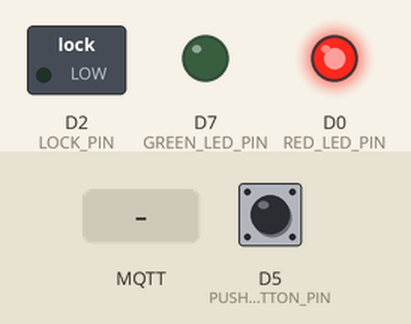
Bench run of a sketch on a simulated ESP8266 (NodeMCU). On the bench: switched loads named in the sketch (green lamp = pin HIGH), output pins drawn as LEDs (lit = HIGH). The test bench sets the inputs (shaded band); at power-on: D5 (PUSH_BUTTON_PIN) LOW. WiFi joins after 1.5 s; servers stay silent unless stated; no MQTT or app messages arrive unless stated.

Above: at 2.7 s.
2.8 s: MQTT message "lock/open" arrives on the first subscribed topic
At 3.9 s:
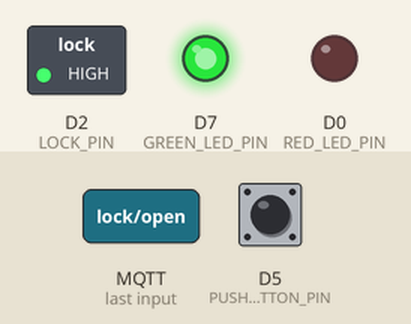
4.3 s: MQTT message "lock/open" arrives on the second subscribed topic
At 5.1 s:
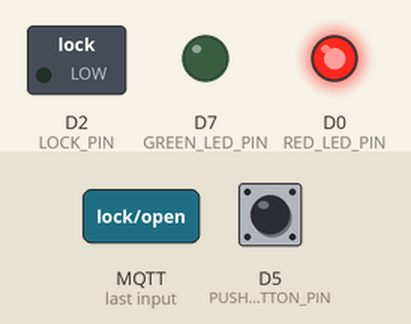
5.8 s: MQTT message "lock/close" arrives on the first subscribed topic
At 6.2 s:
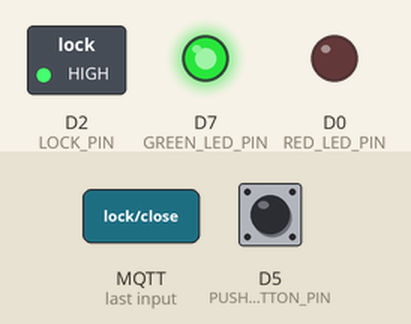
Timing chart, 0 to 8.8 s (numbered marks = the images above; inputs shaded):
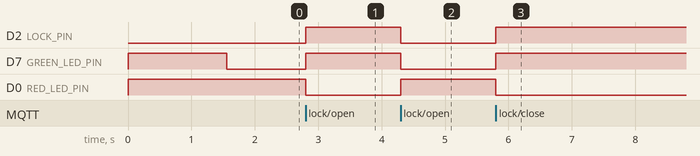

Measured:
- after the input at 2.8 s, D2 (LOCK_PIN), D7 (GREEN_LED_PIN): LOW → HIGH at once; D0 (RED_LED_PIN): HIGH → LOW at once
- after the input at 4.3 s, D2 (LOCK_PIN), D7 (GREEN_LED_PIN): HIGH → LOW at once; D0 (RED_LED_PIN): LOW → HIGH at once
- after the input at 5.8 s, D2 (LOCK_PIN), D7 (GREEN_LED_PIN): LOW → HIGH at once; D0 (RED_LED_PIN): HIGH → LOW at once

The sketch:

new_mqttlock.ino
```cpp
//***********************************//
//Modulo cerradura rfid              //
//                                   //
//Matias Pierdominici                //
//mpierdominici@itba.edu.ar          //
//***********************************//
#include <ESP8266WiFi.h>
#include <PubSubClient.h>


//#define DEBUGG


#define SEC_TO_MILISEC(x) ((x)*1000)
#define LOCK_PIN D2
#define PUSH_BUTTON_PIN D5
#define RED_LED_PIN D0
#define GREEN_LED_PIN D7

void openLock(void);
void closeLock(void);


class myTimer
{
  public:
  myTimer(unsigned int seconds=0);
  bool timeOver(void);
  void setNewTime(unsigned long seconds_);
  void showInfo();

  unsigned long seconds;
  unsigned long startTime;
  void resetTimer(void);

};

class memEdgeDetector
{
  public:
  memEdgeDetector();
  bool risingEdge(void);
  bool fallingEdge(void);
  void updateMme(bool newData);
  bool getState(void);

  bool newData;
  bool currentData;
  bool isRising;
  bool isFalling;
};


char * ssid ="WIFI Pier2";
char * pass ="pagle736pagle";
unsigned int mqttPort=1883;

const char MqttUser[]="lock";
const char MqttPassword[]="1234";
const char MqttClientID[]="lock";

IPAddress mqttServer(192,168,0,116);

WiFiClient wclient;
PubSubClient mqtt_client(wclient);


void callback(char* topic, byte* payload, unsigned int length);
void  debug_message (char * string, bool newLine)
{
#ifdef DEBUGG
  if(string !=NULL)
  {
    if (!newLine)
    {
      Serial.print(string);
    }else
    {
      Serial.println(string);
    }
  }
  #endif
}

void setUpWifi(char * ssid, char * pass)
{
  String ip;
  debug_message(" ",true);
  debug_message(" ",true);
  debug_message("Conectandose a: ",false);
  debug_message(ssid,true);

  WiFi.begin(ssid,pass);

  while(WiFi.status() != WL_CONNECTED)
  {
    delay(500);
    debug_message(".",false);
  }
  debug_message(" ",true);
  debug_message("Coneccion realizada",true);
  debug_message("La ip es: ",false);
  ip=WiFi.localIP().toString();
  debug_message((char *)ip.c_str(),true);
}

void setUpMqtt(void)
{
  mqtt_client.setServer(mqttServer,mqttPort);
  mqtt_client.setCallback(callback);
}


void callback(char* topic, byte* payload, unsigned int length)
{
  int tiempo=0;
  payload[length]='\n';
  String message((char *)payload);
  debug_message("Llego un mensage, topic:",false);
  debug_message(topic,false);
  debug_message(", payload : ",false);
  debug_message((char *)payload,true);

  if(!strcmp(topic,"lock/open"))
  {
    openLock();
    delay(100);
  }
  else if(!strcmp(topic,"lock/close"))
  {
    closeLock();
    delay(100);
  }

}

void reconnect()
{
  while(!mqtt_client.connected())
  {
    debug_message("Intentando conectar al servidor MQTT",true);
    if (mqtt_client.connect(MqttClientID,MqttUser,MqttPassword))
      {
            debug_message("conectado",true);


            // ...suscrivirse a topicos
            mqtt_client.subscribe("lock/open");
            mqtt_client.subscribe("lock/close");


      }
      else
      {
        debug_message("intentando conetarse al broker",true);
        delay(3000);
      }
  }
}

void openLock(void){
  digitalWrite(LOCK_PIN,HIGH);
  digitalWrite(GREEN_LED_PIN,HIGH);
  digitalWrite(RED_LED_PIN,LOW);

}
void closeLock(void){
  digitalWrite(LOCK_PIN,LOW);
  digitalWrite(GREEN_LED_PIN,LOW);
  digitalWrite(RED_LED_PIN,HIGH);
}

void connectionLost(void){
  digitalWrite(LOCK_PIN,LOW);
  digitalWrite(GREEN_LED_PIN,HIGH);
  digitalWrite(RED_LED_PIN,HIGH);
}
void connectionOK(void){
  closeLock();
}

void setup() {
  Serial.begin(9600);
  pinMode(PUSH_BUTTON_PIN,INPUT);
  pinMode(LOCK_PIN,OUTPUT);
  pinMode(RED_LED_PIN,OUTPUT);
  pinMode(GREEN_LED_PIN,OUTPUT);
  connectionLost();
  setUpWifi(ssid,pass);
  setUpMqtt();

}


memEdgeDetector openButton;
bool isConnectionLost=false;
void loop() {
  if (!mqtt_client.connected())
  {
      if(!isConnectionLost){
        isConnectionLost=true;
        connectionLost();
      }

      reconnect();


 }
 if(isConnectionLost){
  isConnectionLost=false;
  connectionOK();
 }
 mqtt_client.loop();

 openButton.updateMme(digitalRead(PUSH_BUTTON_PIN));//sampleo el estado del boton
 if(openButton.fallingEdge()){
    mqtt_client.publish("lock/button","F");

 }
 if(openButton.risingEdge()){
    mqtt_client.publish("lock/button","R");

 }
}


//***********************TIMER**********************************


myTimer::myTimer(unsigned int seconds)
{
  setNewTime(seconds);
}

//timeOver
//devuelve true si ya paso el tiempo seteado,
//caso contrario devuelve false
//
bool myTimer::timeOver(void)
{
  if((millis())>startTime)
  {
    resetTimer();
    return true;
  }
  else
  {
    return false;
  }
}

void myTimer::resetTimer(void)
{
  unsigned long temp=seconds+millis();

  startTime=temp;
  //Serial.print("se llamo a rest timer con: ");
  //Serial.println(startTime);
}

void  myTimer::setNewTime(unsigned long seconds_)
{
  unsigned long temp=1000*seconds_;
  //Serial.println(temp);
  seconds=temp;

  //Serial.print("s seteo un timer cada: ");
  //Serial.print(seconds_);
  //Serial.print(" se registro un tirmpo de: ");
  //Serial.println(seconds/1000);
  resetTimer();

}

void myTimer::showInfo()
{
  //Serial.println(startTime);
  unsigned long dif=startTime-millis();
  //Serial.print("Remaining time (seconds):");
  //Serial.println(dif/1000);
  //Serial.println(startTime);
  //Serial.println(millis());
  //Serial.println(seconds/1000);
}
//*************************EdgeDetector***********************

memEdgeDetector::memEdgeDetector()
{
  newData=0;
  currentData=0;
  isRising=0;
  isFalling=0;
}

bool memEdgeDetector::risingEdge(void){
  bool tempRes;
  tempRes=isRising;
  isRising=false;
  return tempRes;
}

bool memEdgeDetector::fallingEdge(void){
  bool tempRes;
  tempRes=isFalling;
  isFalling=false;
  return tempRes;
}

bool memEdgeDetector::getState(void){
  return currentData;
}

void memEdgeDetector::updateMme(bool newData){
  this->newData=newData;

  if(currentData==false && this->newData==true){
    isRising=true;
  }else if(currentData==true && this->newData==false){
    isFalling=true;
  }
  currentData=this->newData;


}
```
